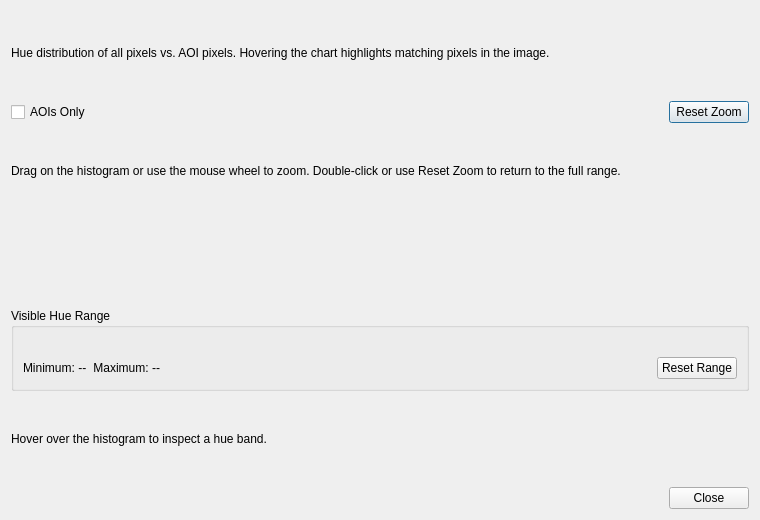
<?xml version="1.0" encoding="UTF-8"?>
<ui version="4.0">
 <class>ColorHistogramDialog</class>
 <widget class="QDialog" name="ColorHistogramDialog">
  <property name="geometry">
   <rect>
    <x>0</x>
    <y>0</y>
    <width>760</width>
    <height>520</height>
   </rect>
  </property>
  <property name="windowTitle">
   <string>Hue Histogram</string>
  </property>
  <layout class="QVBoxLayout" name="verticalLayout">
   <item>
    <widget class="QLabel" name="descriptionLabel">
     <property name="wordWrap">
      <bool>true</bool>
     </property>
     <property name="text">
      <string>Hue distribution of all pixels vs. AOI pixels. Hovering the chart highlights matching pixels in the image.</string>
     </property>
    </widget>
   </item>
   <item>
    <layout class="QHBoxLayout" name="selectionLayout">
     <item>
      <widget class="QCheckBox" name="showAoiOnlyCheckBox">
       <property name="text">
        <string>AOIs Only</string>
       </property>
      </widget>
     </item>
     <item>
      <spacer name="selectionSpacer">
       <property name="orientation">
        <enum>Qt::Horizontal</enum>
       </property>
       <property name="sizeHint" stdset="0">
        <size>
         <width>40</width>
         <height>20</height>
        </size>
       </property>
      </spacer>
     </item>
     <item>
      <widget class="QPushButton" name="resetZoomButton">
       <property name="text">
        <string>Reset Zoom</string>
       </property>
      </widget>
     </item>
    </layout>
   </item>
   <item>
    <widget class="QLabel" name="zoomInfoLabel">
     <property name="text">
      <string>Drag on the histogram or use the mouse wheel to zoom. Double-click or use Reset Zoom to return to the full range.</string>
     </property>
     <property name="wordWrap">
      <bool>true</bool>
     </property>
    </widget>
   </item>
   <item>
    <widget class="QWidget" name="chartContainer" native="true"/>
   </item>
   <item>
    <widget class="QGroupBox" name="rangeGroupBox">
     <property name="title">
      <string>Visible Hue Range</string>
     </property>
     <layout class="QVBoxLayout" name="rangeLayout">
      <item>
       <widget class="QWidget" name="rangeSliderContainer" native="true"/>
      </item>
      <item>
       <layout class="QHBoxLayout" name="rangeValueLayout">
        <item>
         <widget class="QLabel" name="minValueLabel">
          <property name="text">
           <string>Minimum: --</string>
          </property>
         </widget>
        </item>
        <item>
         <widget class="QLabel" name="maxValueLabel">
          <property name="text">
           <string>Maximum: --</string>
          </property>
          <property name="alignment">
           <set>Qt::AlignRight|Qt::AlignTrailing|Qt::AlignVCenter</set>
          </property>
         </widget>
        </item>
        <item>
         <spacer name="rangeSpacer">
          <property name="orientation">
           <enum>Qt::Horizontal</enum>
          </property>
          <property name="sizeHint" stdset="0">
           <size>
            <width>40</width>
            <height>20</height>
           </size>
          </property>
         </spacer>
        </item>
        <item>
         <widget class="QPushButton" name="resetRangeButton">
          <property name="text">
           <string>Reset Range</string>
          </property>
         </widget>
        </item>
       </layout>
      </item>
     </layout>
    </widget>
   </item>
   <item>
    <widget class="QLabel" name="hoverInfoLabel">
     <property name="text">
      <string>Hover over the histogram to inspect a hue band.</string>
     </property>
    </widget>
   </item>
   <item>
    <widget class="QDialogButtonBox" name="buttonBox">
     <property name="standardButtons">
      <set>QDialogButtonBox::Close</set>
     </property>
    </widget>
   </item>
  </layout>
 </widget>
 <resources/>
 <connections/>
</ui>
